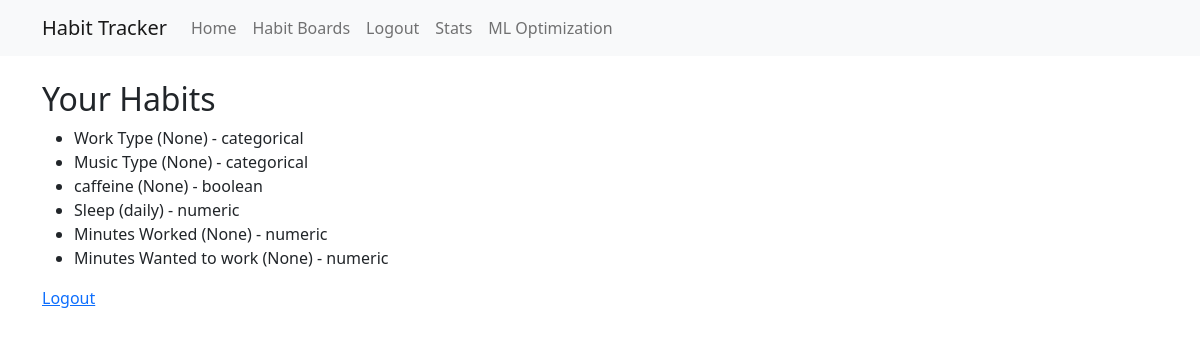
The page / (signed in) on the database its author committed.
### tables this page shows
CREATE TABLE habits (
    id INTEGER PRIMARY KEY AUTOINCREMENT,
    user_id INTEGER NOT NULL,
    board_id INTEGER NOT NULL,
    name TEXT NOT NULL,
    description TEXT,
    frequency TEXT, -- can be NULL for batch habits
    variable_type TEXT NOT NULL CHECK(variable_type IN ('boolean', 'numeric', 'categorical')),
    created TIMESTAMP NOT NULL DEFAULT CURRENT_TIMESTAMP,
    FOREIGN KEY (user_id) REFERENCES users (id),
    FOREIGN KEY (board_id) REFERENCES habit_boards (id)
);

### app.py (the view)
@app.route('/')
@login_required
def index():
    conn = get_db_connection()
    habits = conn.execute('SELECT * FROM habits WHERE user_id = ?', (session['user_id'],)).fetchall()
    conn.close()
    return render_template('index.html', habits=habits)

### app.py (called while the page is built)
def get_db_connection():
    conn = sqlite3.connect('habits.db')
    conn.row_factory = sqlite3.Row
    return conn

def login_required(f):
    @wraps(f)
    def decorated_function(*args, **kwargs):
        if 'user_id' not in session:
            return redirect(url_for('login'))
        return f(*args, **kwargs)
    return decorated_function

### templates/index.html
{% extends "base.html" %}
{% block content %}
<h2>Your Habits</h2>
<ul>
{% for habit in habits %}
    <li>{{ habit['name'] }} ({{ habit['frequency'] }}) - {{ habit['variable_type'] }}</li>
{% endfor %}
</ul>
<a href="{{ url_for('logout') }}">Logout</a>
{% endblock %}

### rows shown on the page
habits: name "Work Type", frequency "None", variable_type "categorical"
habits: name "Music Type", frequency "None", variable_type "categorical"
habits: name "caffeine", frequency "None", variable_type "boolean"
habits: name "Sleep", frequency "daily", variable_type "numeric"
habits: name "Minutes Worked", frequency "None", variable_type "numeric"
habits: name "Minutes Wanted to work", frequency "None", variable_type "numeric"
